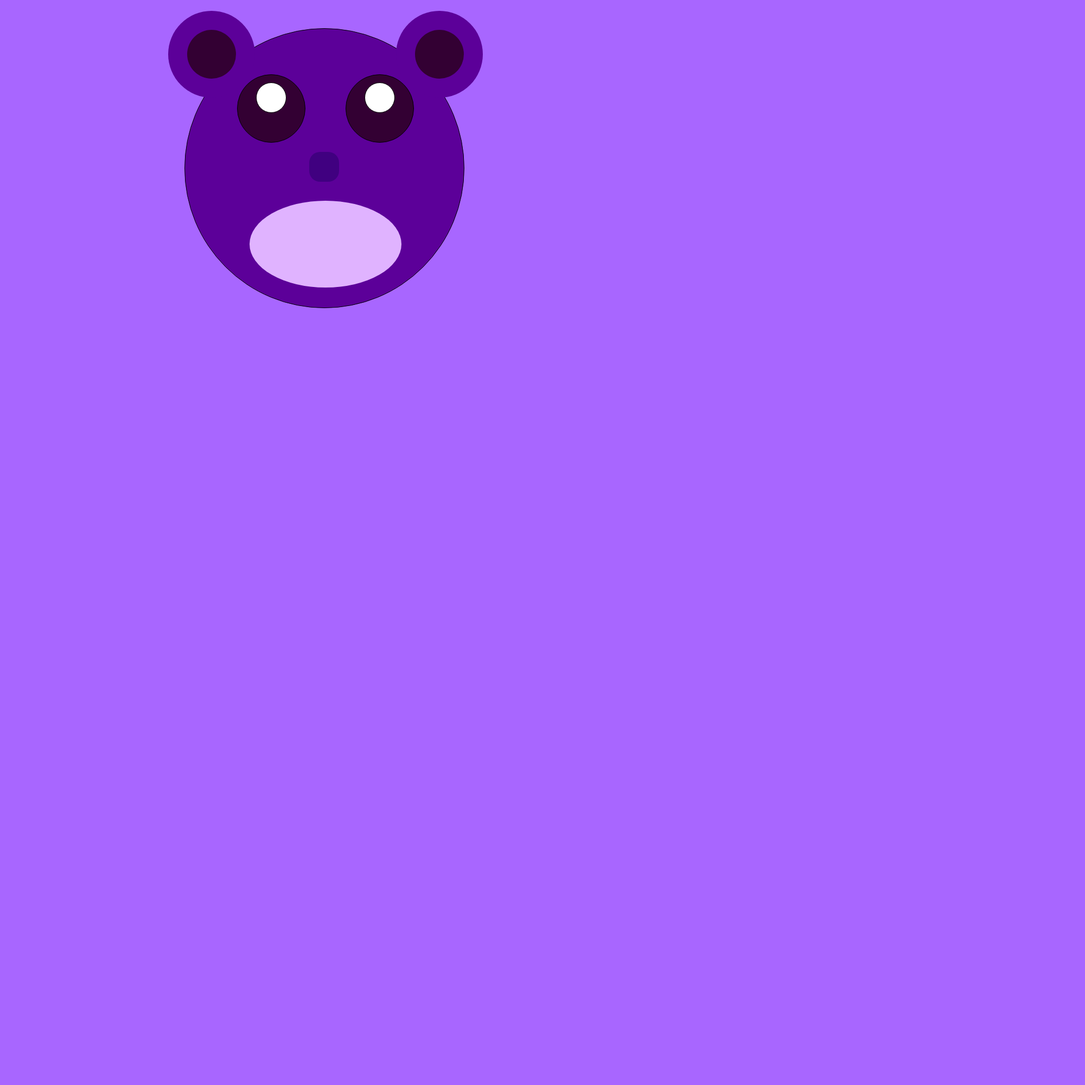
Frame 1 (no input)
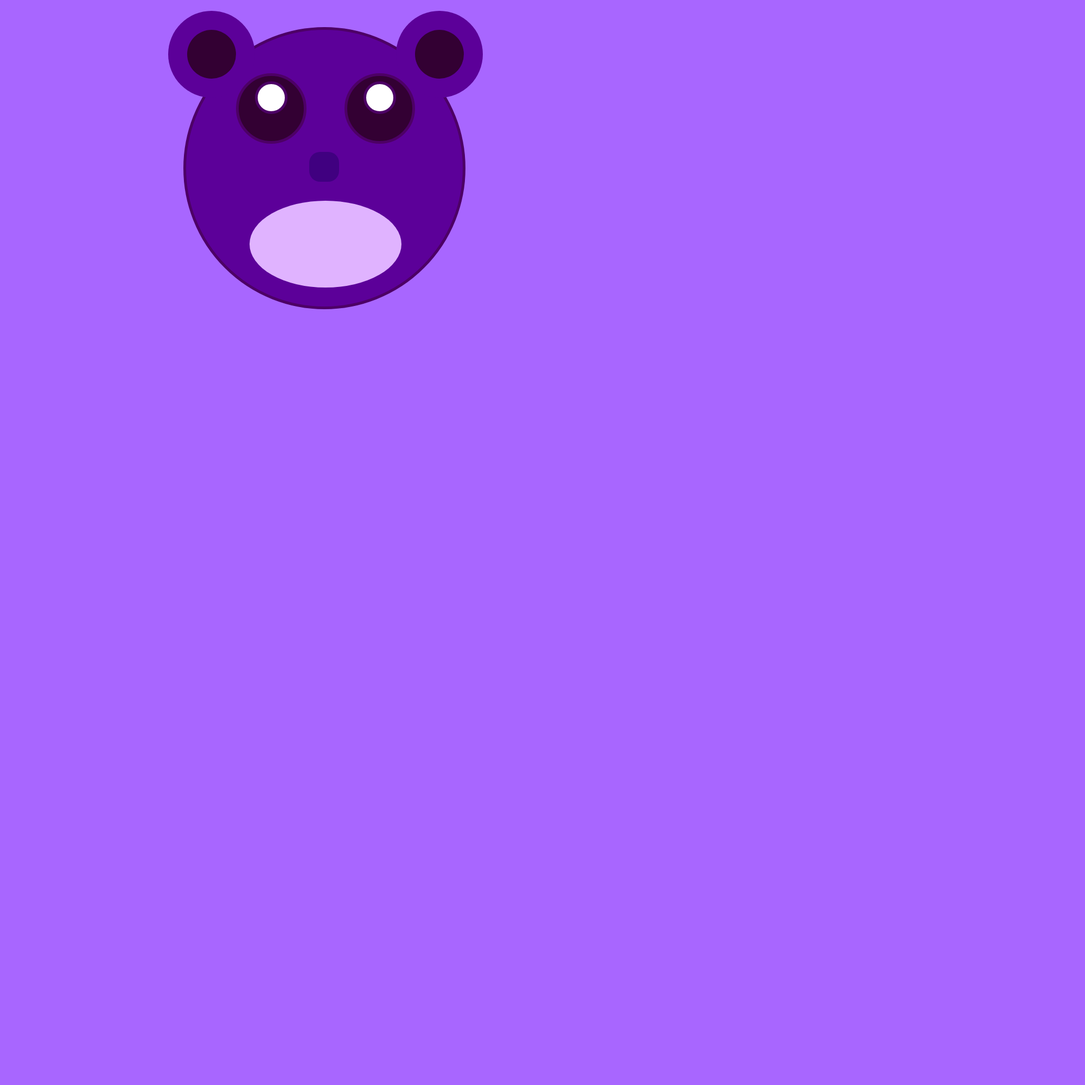
Frame 60 (no input)
Frame 120 (the mouse pressed at the canvas centre since frame 60): identical to frame 60, image omitted

The p5.js sketch that drew these frames (run headless with seeded random() and noise() and a simulated clock; from frame 60 on, the mouse is pressed at the canvas centre):

// p5.js sketch
// ── sketch.js
function setup() {
  createCanvas(2000, 2000);

}

function draw() {
  background(168, 102, 255)
 
//face
fill(92, 0, 153)
circle(598, 310, 515)

//eyes
fill(51, 0, 51)
circle(500, 200, 125);
circle(700, 200, 125)

//smaller eyes
fill(255, 255, 255)
circle(500, 180, 55)
circle(700, 180, 55)

//ears
fill(92, 0, 153)
noStroke();
circle(390, 100, 160)
circle(810, 100, 160)

//smaller ears
fill(51, 0, 51)
circle(390, 100, 90)
circle(810, 100, 90)


// mouth
fill(224, 179, 255)
ellipse(600, 450, 280, 160);

//nose
fill(64, 0, 128)
square(570, 280, 55, 20);



// Style the line
fill(0, 0 ,0)
stroke(77, 0, 102);
strokeWeight(5);






}
